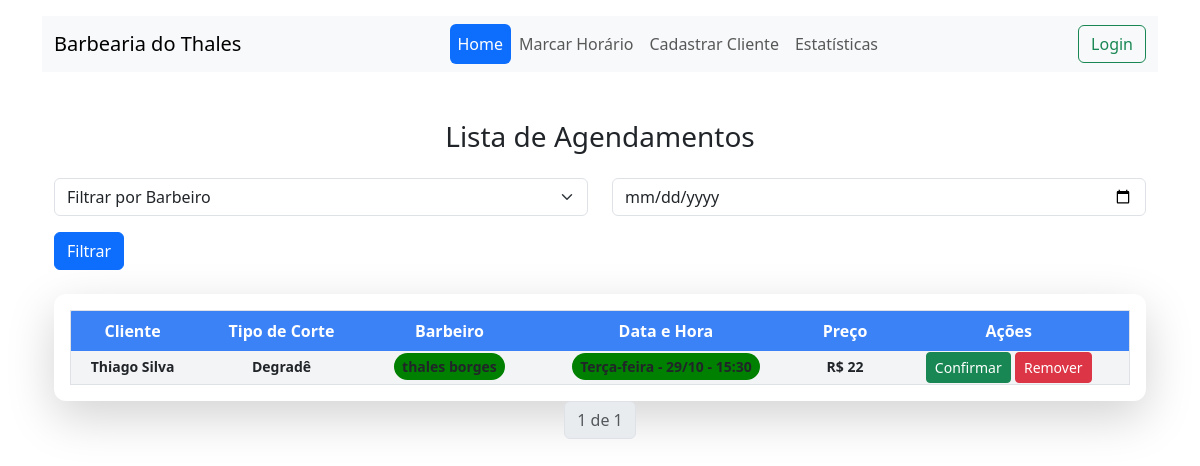
/, run on an earlier commit of the app's database.
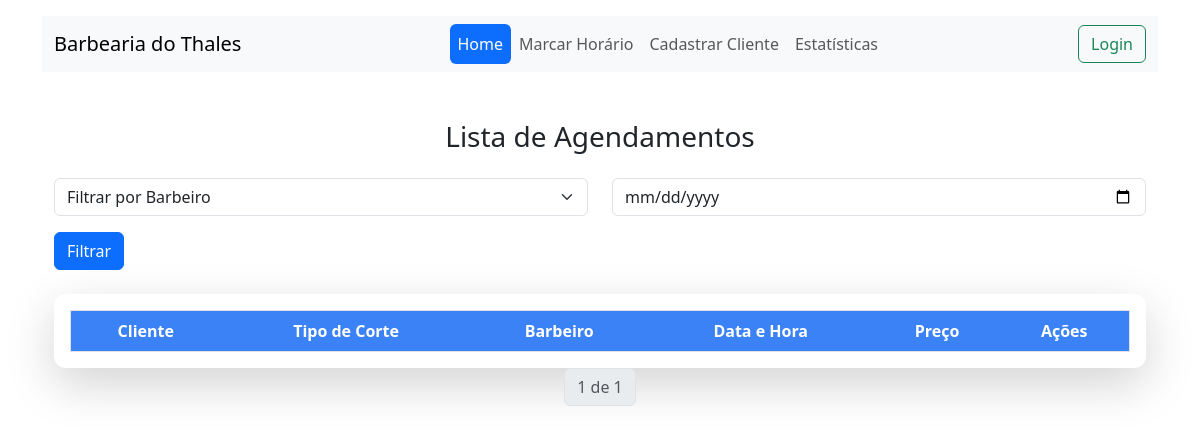
And on a later commit of the database.
### controle/models.py (models this page shows, shortened)
class Agendamento(models.Model):
    cliente = models.ForeignKey(Cliente, on_delete=models.CASCADE)
    barbeiro = models.ForeignKey(Barbeiro, on_delete=models.CASCADE)
    tipo_corte = models.ManyToManyField(TipoCorte)  # Alterado para ManyToManyField
    data = models.DateField()
    hora = models.TimeField()
    pago = models.BooleanField(default=False)
    produtos = models.ManyToManyField(Produto, blank=True)
    is_confirmed = models.BooleanField(default=False)
    def calcular_valor_total(self):
        return self.tipo_corte.aggregate(total=Sum('preco'))['total'] or 0  # Soma os preços

class Cliente(models.Model):
    nome = models.CharField(max_length=100)
    telefone = models.CharField(max_length=15)
    data_nascimento = models.DateField()

class TipoCorte(models.Model):
    nome = models.CharField(max_length=100)
    preco = models.DecimalField(max_digits=6, decimal_places=2)
    def __str__(self):
        return f"{self.nome} - R$ {self.preco}"

class Barbeiro(models.Model):
    nome = models.CharField(max_length=100)
    telefone = models.CharField(max_length=15)
    def __str__(self):
        return self.nome

### controle/views.py (the view)
# urls.py: path('', views.agendamentos, name='agendamentos'),
def agendamentos(request):
    barbeiro_filter = request.GET.get('barbeiro')
    data_filter = request.GET.get('data')
    agendamentos = Agendamento.objects.filter(is_confirmed=False)
    if barbeiro_filter:
        agendamentos = agendamentos.filter(barbeiro__id=barbeiro_filter)
    if data_filter:
        agendamentos = agendamentos.filter(data=data_filter)
    agendamentos = agendamentos.order_by('data', 'hora')
    barbeiros_cores = {}
    barbeiros = Barbeiro.objects.all()
    for i, barbeiro in enumerate(barbeiros):
        barbeiros_cores[barbeiro.id] = 'green' if i % 2 == 0 else 'red'
    for agendamento in agendamentos:
        agendamento.cor_barbeiro = barbeiros_cores.get(agendamento.barbeiro.id, 'gray')
    paginator = Paginator(agendamentos, 5)
    page_number = request.GET.get('page')
    page_obj = paginator.get_page(page_number)
    return render(request, 'agendamentos/agendamentos.html', {
        'page_obj': page_obj,
        'barbeiros': barbeiros,
        'agendamentos': [{
            'id': agendamento.id,
            'cliente': agendamento.cliente.nome,
            'barbeiro': agendamento.barbeiro.nome,
            'cor_barbeiro': agendamento.cor_barbeiro,  # Cor adicionada ao contexto
            'tipos_corte': [str(corte) for corte in agendamento.tipo_corte.all()],
            'data': agendamento.data,
            'hora': agendamento.hora,
        } for agendamento in page_obj]
    })

### controle/templates/agendamentos/agendamentos.html (shortened to what this page needs)
{% extends "base.html" %}
{% block content %}
<div class="container mt-5">
    <h3 class="text-center mb-4">Lista de Agendamentos</h3>
    <form method="GET" class="mb-4">
        <div class="row">
            <div class="col-md-6">
                <select name="barbeiro" class="form-select">
                    <option value selected>Filtrar por Barbeiro</option>
                </select>
            </div>
            <div class="col-md-6">
                <input type="date" name="data" class="form-control">
            </div>
        </div>
        <button type="submit" class="btn btn-primary mt-3">Filtrar</button>
    </form>
    <div class="overflow-x-auto bg-white rounded-xl shadow-lg p-3">
        <table class="min-w-full table-auto text-center border-collapse border border-gray-200 rounded-lg">
            <thead class="bg-blue-500 text-white rounded-lg mb-4">
                <tr>
                    <th class="p-2 rounded-tl-sm">Cliente</th>
                    <th class="p-2">Tipo de Corte</th>
                    <th class="p-2">Barbeiro</th>
                    <th class="p-2">Data e Hora</th>
                    <th class="p-2">Preço</th>
                    <th class="p-2 rounded-tr-sm">Ações</th>
                </tr>
            </thead>
            <tbody>
                {% for agendamento in page_obj %}
                <tr id="agendamentoRow{{ agendamento.id }}" class="{% cycle 'bg-gray-100' 'bg-white' %}">
                    <td class="text-sm font-bold">
                        <a href="#"
                           class="enviar-whatsapp"
                           data-nome="{{ agendamento.cliente.nome }}"
                           data-telefone="{{ agendamento.cliente.telefone }}"
                           style="text-decoration: none; color: inherit;">
                            <span>{{ agendamento.cliente.nome }}</span>
                        </a>
                    </td>
                    <td class="text-sm font-bold">
                        {% for corte in agendamento.tipo_corte.all %}
                            {{ corte.nome }}{% if not forloop.last %}, {% endif %}
                        {% endfor %}
                    </td>
                    <td class="text-sm font-bold">
                        <span class="px-2 py-1 rounded-full" style="background-color: {{ agendamento.cor_barbeiro }}">
                            {{ agendamento.barbeiro }}
                        </span>
                    </td>
                    <td class="text-sm font-bold">
                        <span class="px-2 py-1 rounded-full" style="background-color: {{ agendamento.cor_barbeiro }}">
                            {{ agendamento.data|date:"l - d/m" }} - {{ agendamento.hora|time:"H:i" }}
                        </span>
                    </td>
                    <td class="text-sm font-bold">R$ {{ agendamento.calcular_valor_total }}</td>
                    <td>
                        <a href="{% url 'confirmar_pagamento' agendamento.id %}" class="btn btn-success btn-sm">Confirmar</a>
                        <form method="POST" action="{% url 'remover_agendamento' agendamento.id %}" style="display: inline;">
                            <button type="submit" class="btn btn-danger btn-sm">Remover</button>
                        </form>
                    </td>
                </tr>
                {% endfor %}
            </tbody>
        </table>
    </div>
    <nav aria-label="Page navigation">
        <ul class="pagination justify-content-center">
            <li class="page-item disabled">
                <a class="page-link" href="#">{{ page_obj.number }} de {{ page_obj.paginator.num_pages }}</a>
            </li>
        </ul>
    </nav>
</div>
{% endblock %}

What changed in the data, as far as the page shows it:
no longer on this page (row edited): Agendamento: cliente.nome "Thiago Silva", barbeiro "thales borges", data "Terça-feira - 29/10", hora "15:30", calcular_valor_total "22"
no longer on this page (row unchanged): TipoCorte: nome "Degradê"
